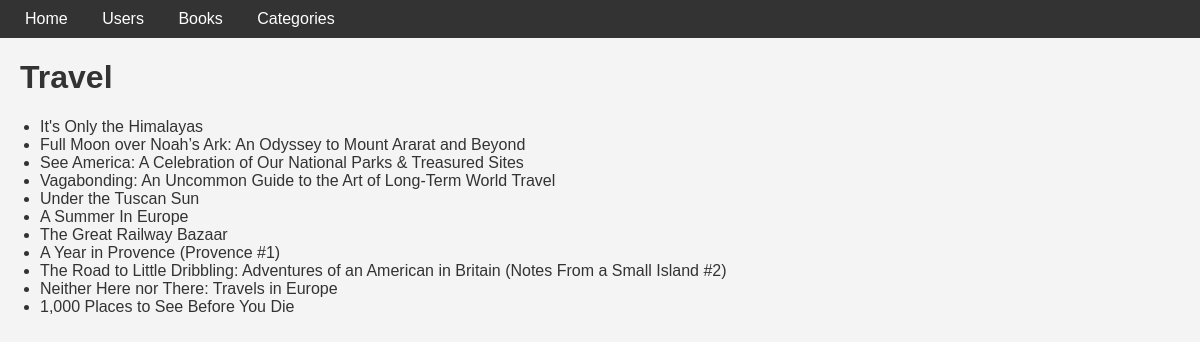
The page /categories/Travel on the database its author committed.
### models.py (models this page shows)
class Category(db.Model):
    id = mapped_column(Integer, primary_key=True)
    name = mapped_column(String)
    books = relationship("Book", back_populates="category")

class Book(db.Model):
    id = mapped_column(Integer, primary_key=True)
    title = mapped_column(String)
    price = mapped_column(DECIMAL(10, 2))
    available = mapped_column(Integer, default=0)
    rating = mapped_column(Integer)
    upc = mapped_column(String)
    url = mapped_column(String)
    category = mapped_column(String)
    category_id = mapped_column(Integer, ForeignKey("category.id"))
    category = relationship("Category", back_populates="books")

### app.py (the view)
@app.route("/categories/<string:name>")
def category_detail(name):
    statement1 = select(Category).where(Category.name == name)
    records1 = db.session.execute(statement1).scalar()
    statement2 = select(Book).where(Book.category_id == records1.id)
    records2 = db.session.execute(statement2).scalars()
    return render_template("category.html", books=records2, category=name)

### templates/category.html
{% extends "base.html" %}
{% block content %}
<h1>{{ category }}</h1>
<ul>
    {% for book in books %}
    <li>{{ book.title }}</li>
    {% endfor %}
</ul>
{% endblock %}

### static/style.css (style rules this page uses)
body { font-family: Arial, sans-serif; background-color: #f4f4f4; color: #333; margin: 0; padding: 0; }
h1 { color: #333; font-family: Arial, sans-serif; margin-left: 20px; }

### rows shown on the page
Category: name "Travel"
Book: title "It's Only the Himalayas"
Book: title "Full Moon over Noah’s Ark: An Odyssey to Mount Ararat and Beyond"
Book: title "See America: A Celebration of Our National Parks & Treasured Sites"
Book: title "Vagabonding: An Uncommon Guide to the Art of Long-Term World Travel"
Book: title "Under the Tuscan Sun"
Book: title "A Summer In Europe"
Book: title "The Great Railway Bazaar"
Book: title "A Year in Provence (Provence #1)"
Book: title "The Road to Little Dribbling: Adventures of an American in Britain (Notes From a Small Island #2)"
Book: title "Neither Here nor There: Travels in Europe"
Book: title "1,000 Places to See Before You Die"
